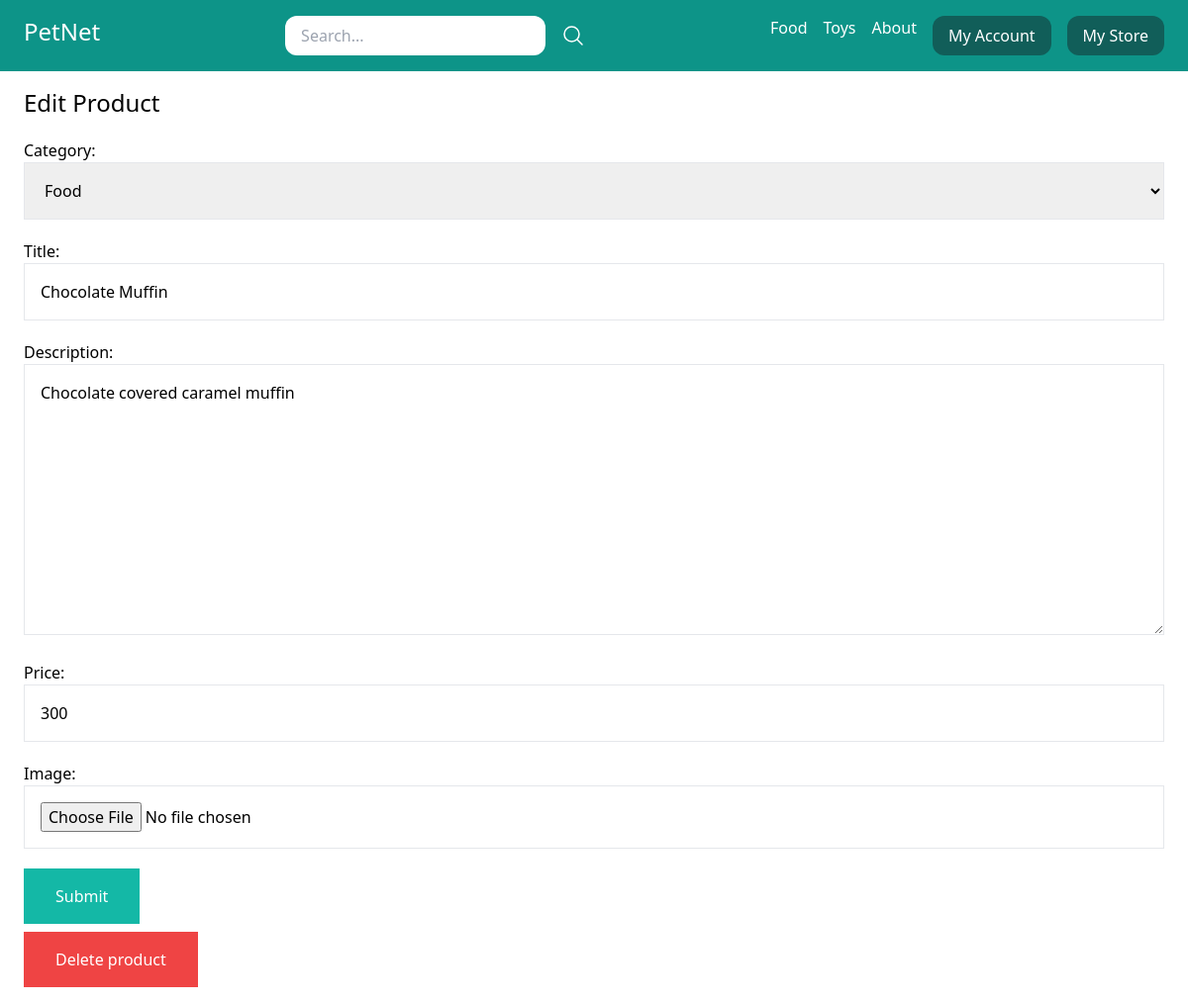
The app's page /my_store/edit_product/6/ (signed in), older data.
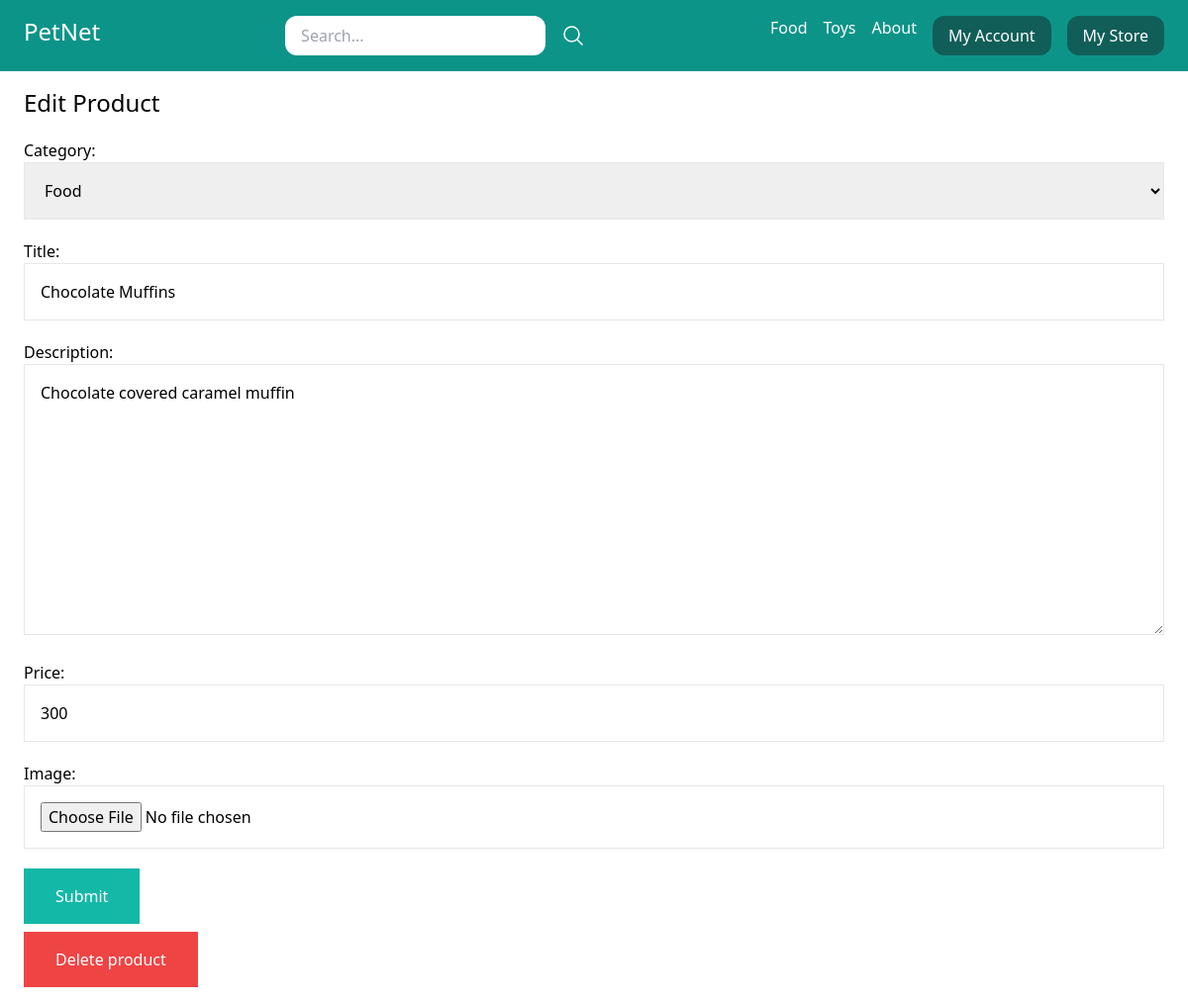
The same page, newer data.
### store/models.py (models this page shows, shortened)
class Category(models.Model):
    title = models.CharField(max_length=50)
    slug = models.SlugField(max_length=50)
    class Meta:
        verbose_name_plural = 'Categories'
    def __str__(self):
        return self.title

class Product(models.Model):
    DRAFT = 'draft'
    WAITING_FOR_APPROVAL = 'waiting_for_approval'
    ACTIVE = 'active'
    DELETED = 'deleted'
    STATUS_CHOICES = (
        (DRAFT, 'Draft'),
        (WAITING_FOR_APPROVAL, 'Waiting for approval'),
        (ACTIVE, 'Active'),
        (DELETED, 'Deleted'),
    )
    user = models.ForeignKey(User, related_name='products', on_delete=models.CASCADE)
    category = models.ForeignKey(Category, related_name='products', on_delete=models.CASCADE)
    title = models.CharField(max_length=50)
    slug = models.SlugField(max_length=50)
    description = models.TextField(blank=True)
    price = models.IntegerField()
    image = models.ImageField(upload_to='uploads/product_images/', blank=True, null=True)
    created_at = models.DateTimeField(auto_now_add=True)
    updated_at = models.DateTimeField(auto_now=True)
    status = models.CharField(max_length=50, choices=STATUS_CHOICES, default=ACTIVE)
    class Meta:
        ordering = ('-created_at',)

### userprofile/views.py (the view)
# urls.py: path('my_store/edit_product/<int:pk>/', views.edit_product, name = 'edit_product'),
@login_required
def edit_product(request, pk):
    product = Product.objects.filter(user = request.user).get(pk = pk)
    if request.method == 'POST':
        form = ProductForm(request.POST, request.FILES, instance = product)
        if form.is_valid():
            form.save()
            messages.success(request, 'Product updated successfully')
            return redirect('my_store')
    else:
        form = ProductForm(instance = product)
    return render(request, 'userprofile/product_form.html',
                  {
                      'title': 'Edit Product',
                      'product': product,
                      'form': form,
                      }
                  )

### store/forms.py
class ProductForm(forms.ModelForm):
    class Meta:
        model = Product
        fields = ('category', 'title', 'description', 'price', 'image',)
        widgets = {
            'category': forms.Select(attrs = {
                'class': 'w-full p-4 border border-gray-200'
                }),
            'title': forms.TextInput(attrs = {
                'class': 'w-full p-4 border border-gray-200'
                }),
            'description': forms.Textarea(attrs = {
                'class': 'w-full p-4 border border-gray-200'
                }),
            'price': forms.NumberInput(attrs = {
                'class': 'w-full p-4 border border-gray-200'
                }),
            'image': forms.FileInput(attrs = {
                'class': 'w-full p-4 border border-gray-200'
                }),
        }

### store/templatetags/menu.py (called while the page is built)
@register.inclusion_tag('core/menu.html')
def menu():
    categories = Category.objects.all()
    context = {
        'categories': categories
    }
    return context

### userprofile/templates/userprofile/product_form.html (shortened to what this page needs)
{% extends 'base.html' %}
{% block content %}
<h1 class="text-2xl">{{ title }}</h1>
<form method="POST" action="" enctype="multipart/form-data" class="space-y-5">
    {{ form.as_p }}
    <button class="py-4 px-8 bg-teal-500 text-white hover:bg-teal-800">Submit</button>
</form>
{% if title == 'Edit Product' %}
    <a href="{% url 'delete_product' product.id %}" class="mt-2 inline-block py-4 px-8 bg-red-500 hover:bg-red-800 text-white">Delete product</a>
{% endif %}
{% endblock content %}

### core/templates/core/menu.html
{% for category in categories %}
    <a href="{% url 'category_detail' category.slug %}" class="text-white">{{ category.title }}</a>
{% endfor %}
<a href="{% url 'core:about' %}" class="text-white">About</a>

Row changes from the older to the newer data that the page shows:
changed through a linked row, Category "Food": title "Chocolate Muffin" → "Chocolate Muffins"
